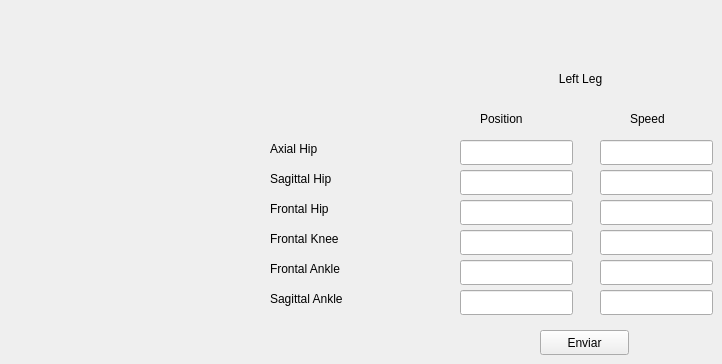
    <widget class="QWidget" name="tab_5">
     <attribute name="title">
      <string>Left Lef</string>
     </attribute>
     <widget class="QPushButton" name="sendPositionLeftLeg_button">
      <property name="geometry">
       <rect>
        <x>540</x>
        <y>330</y>
        <width>89</width>
        <height>25</height>
       </rect>
      </property>
      <property name="text">
       <string>Enviar</string>
      </property>
     </widget>
     <widget class="QLineEdit" name="FrontalHipLeftLegPosition_textBox">
      <property name="geometry">
       <rect>
        <x>460</x>
        <y>200</y>
        <width>113</width>
        <height>25</height>
       </rect>
      </property>
     </widget>
     <widget class="QLineEdit" name="FrontalAnkleLeftLegSpeed_textBox">
      <property name="geometry">
       <rect>
        <x>600</x>
        <y>260</y>
        <width>113</width>
        <height>25</height>
       </rect>
      </property>
     </widget>
     <widget class="QLineEdit" name="FrontalHipLeftLegSpeed_textBox">
      <property name="geometry">
       <rect>
        <x>600</x>
        <y>200</y>
        <width>113</width>
        <height>25</height>
       </rect>
      </property>
     </widget>
     <widget class="QLineEdit" name="SagittalAnkleLeftLegSpeed_textBox">
      <property name="geometry">
       <rect>
        <x>600</x>
        <y>290</y>
        <width>113</width>
        <height>25</height>
       </rect>
      </property>
     </widget>
     <widget class="QLineEdit" name="AxialHipLeftLegSpeed_textBox">
      <property name="geometry">
       <rect>
        <x>600</x>
        <y>140</y>
        <width>113</width>
        <height>25</height>
       </rect>
      </property>
     </widget>
     <widget class="QLineEdit" name="FrontalKneeLeftLegPosition_textBox">
      <property name="geometry">
       <rect>
        <x>460</x>
        <y>230</y>
        <width>113</width>
        <height>25</height>
       </rect>
      </property>
     </widget>
     <widget class="QLabel" name="label_17">
      <property name="geometry">
       <rect>
        <x>490</x>
        <y>70</y>
        <width>181</width>
        <height>17</height>
       </rect>
      </property>
      <property name="text">
       <string>Left Leg</string>
      </property>
      <property name="alignment">
       <set>Qt::AlignCenter</set>
      </property>
     </widget>
     <widget class="QLineEdit" name="SagittalHipLeftLegPosition_textBox">
      <property name="geometry">
       <rect>
        <x>460</x>
        <y>170</y>
        <width>113</width>
        <height>25</height>
       </rect>
      </property>
     </widget>
     <widget class="QLabel" name="label_18">
      <property name="geometry">
       <rect>
        <x>630</x>
        <y>110</y>
        <width>67</width>
        <height>17</height>
       </rect>
      </property>
      <property name="text">
       <string>Speed</string>
      </property>
     </widget>
     <widget class="QLabel" name="label_19">
      <property name="geometry">
       <rect>
        <x>480</x>
        <y>110</y>
        <width>67</width>
        <height>17</height>
       </rect>
      </property>
      <property name="text">
       <string>Position</string>
      </property>
     </widget>
     <widget class="QLineEdit" name="SagittalAnkleLeftLegPosition_textBox">
      <property name="geometry">
       <rect>
        <x>460</x>
        <y>290</y>
        <width>113</width>
        <height>25</height>
       </rect>
      </property>
     </widget>
     <widget class="QLineEdit" name="AxialHipLeftLegPosition_textBox">
      <property name="geometry">
       <rect>
        <x>460</x>
        <y>140</y>
        <width>113</width>
        <height>25</height>
       </rect>
      </property>
     </widget>
     <widget class="QLineEdit" name="FrontalAnkleLeftLegPosition_textBox">
      <property name="geometry">
       <rect>
        <x>460</x>
        <y>260</y>
        <width>113</width>
        <height>25</height>
       </rect>
      </property>
     </widget>
     <widget class="QLineEdit" name="FrontalKneeLeftLegSpeed_textBox">
      <property name="geometry">
       <rect>
        <x>600</x>
        <y>230</y>
        <width>113</width>
        <height>25</height>
       </rect>
      </property>
     </widget>
     <widget class="QLineEdit" name="SagittalHipLeftLegSpeed_textBox">
      <property name="geometry">
       <rect>
        <x>600</x>
        <y>170</y>
        <width>113</width>
        <height>25</height>
       </rect>
      </property>
     </widget>
     <widget class="QLabel" name="AxialRightShoulder_label_6">
      <property name="geometry">
       <rect>
        <x>270</x>
        <y>200</y>
        <width>181</width>
        <height>17</height>
       </rect>
      </property>
      <property name="text">
       <string>Frontal Hip</string>
      </property>
      <property name="alignment">
       <set>Qt::AlignLeading|Qt::AlignLeft|Qt::AlignVCenter</set>
      </property>
     </widget>
     <widget class="QLabel" name="SagittalRightShoulder_label_6">
      <property name="geometry">
       <rect>
        <x>270</x>
        <y>170</y>
        <width>181</width>
        <height>17</height>
       </rect>
      </property>
      <property name="text">
       <string>Sagittal Hip</string>
      </property>
      <property name="alignment">
       <set>Qt::AlignLeading|Qt::AlignLeft|Qt::AlignVCenter</set>
      </property>
     </widget>
     <widget class="QLabel" name="FrontalRightShoulder_label_6">
      <property name="geometry">
       <rect>
        <x>270</x>
        <y>140</y>
        <width>181</width>
        <height>17</height>
       </rect>
      </property>
      <property name="text">
       <string>Axial Hip</string>
      </property>
      <property name="alignment">
       <set>Qt::AlignLeading|Qt::AlignLeft|Qt::AlignVCenter</set>
      </property>
     </widget>
     <widget class="QLabel" name="FrontalRightWrist_label_6">
      <property name="geometry">
       <rect>
        <x>270</x>
        <y>290</y>
        <width>181</width>
        <height>17</height>
       </rect>
      </property>
      <property name="text">
       <string>Sagittal Ankle</string>
      </property>
      <property name="alignment">
       <set>Qt::AlignLeading|Qt::AlignLeft|Qt::AlignVCenter</set>
      </property>
     </widget>
     <widget class="QLabel" name="AxialRightWrist_label_6">
      <property name="geometry">
       <rect>
        <x>270</x>
        <y>260</y>
        <width>181</width>
        <height>17</height>
       </rect>
      </property>
      <property name="text">
       <string>Frontal Ankle</string>
      </property>
      <property name="alignment">
       <set>Qt::AlignLeading|Qt::AlignLeft|Qt::AlignVCenter</set>
      </property>
     </widget>
     <widget class="QLabel" name="FrontalRightElbow_label_6">
      <property name="geometry">
       <rect>
        <x>270</x>
        <y>230</y>
        <width>181</width>
        <height>17</height>
       </rect>
      </property>
      <property name="text">
       <string>Frontal Knee</string>
      </property>
      <property name="alignment">
       <set>Qt::AlignLeading|Qt::AlignLeft|Qt::AlignVCenter</set>
      </property>
     </widget>
    </widget>
